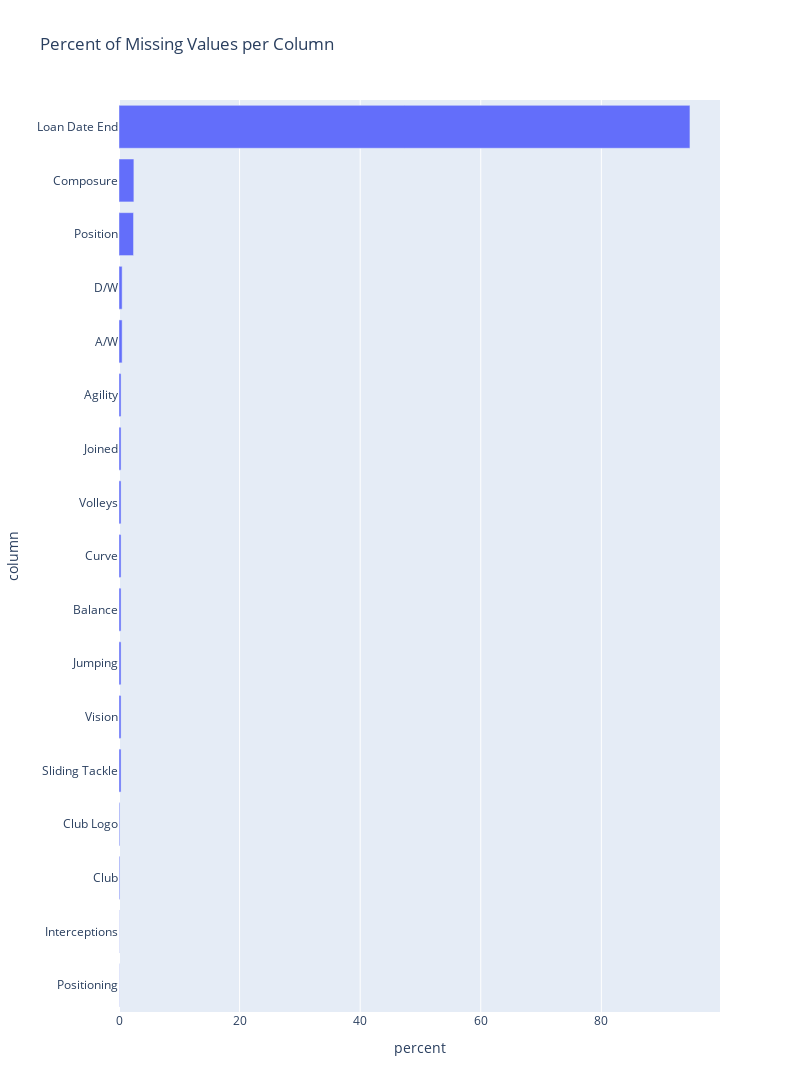

The notebook cell this image was saved under:
### Markdown cell above
# Data Cleaning

### Code cell
missed = pd.DataFrame()
missed['column'] = fifa21.columns

missed['percent'] = [
    round(100* fifa21[col].isnull().sum() / len(fifa21), 2) for col in fifa21.columns
]
missed = missed[missed['percent']>0].sort_values('percent')

fig = px.bar(
    missed, 
    x='percent',
    y="column", 
    orientation='h', 
    title='Percent of Missing Values per Column', 
    height=1300, 
    width=800
)
fig.show()

### Figure 1 — Plotly figure (JSON) as saved in the notebook; plotly's stock layout.template omitted (floating-point values rounded to 4 significant figures)
{"data": [{"alignmentgroup": "True", "hovertemplate": "percent=%{x}<br>column=%{y}<extra></extra>", "legendgroup": "", "marker": {"color": "#636efa"}, "name": "", "offsetgroup": "", "orientation": "h", "showlegend": false, "textposition": "auto", "type": "bar", "x": [0.04, 0.04, 0.13, 0.13, 0.34, 0.34, 0.34, 0.34, 0.34, 0.34, 0.34, 0.34, 0.52, 0.52, 2.41, 2.47, 94.69], "xaxis": "x", "y": ["Positioning", "Interceptions", "Club", "Club Logo", "Sliding Tackle", "Vision", "Jumping", "Balance", "Curve", "Volleys", "Joined", "Agility", "A/W", "D/W", "Position", "Composure", "Loan Date End"], "yaxis": "y"}], "layout": {"barmode": "relative", "height": 1300, "legend": {"tracegroupgap": 0}, "title": {"text": "Percent of Missing Values per Column"}, "width": 800, "xaxis": {"anchor": "y", "domain": [0, 1], "title": {"text": "percent"}}, "yaxis": {"anchor": "x", "domain": [0, 1], "title": {"text": "column"}}}}
